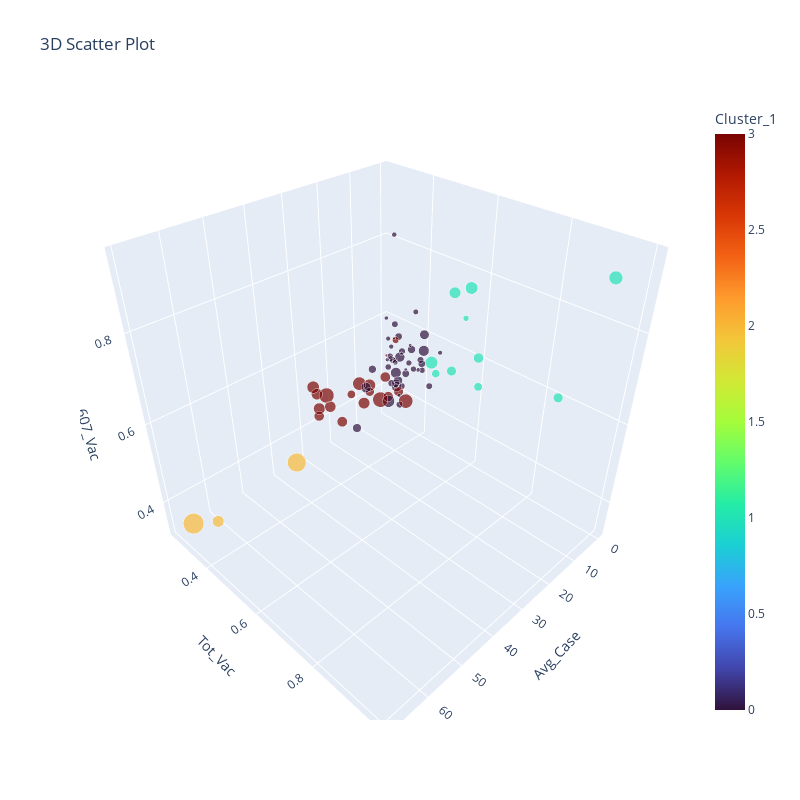

The notebook cell this image was saved under:
### Code cell
# 4 Feature (Avg_Case,Tot_Vac,607_Vac,Avg_PosTest)
fig = px.scatter_3d(X, x="Avg_Case", y="Tot_Vac",z='607_Vac',size='Avg_PosTest',hover_name='Province',color='Cluster_1',title='3D Scatter Plot',color_continuous_scale='Turbo',width=800, height=800)
fig.show()

### Figure 1 — Plotly figure (JSON) as saved in the notebook; plotly's stock layout.template omitted (floating-point values rounded to 4 significant figures)
{"data": [{"hovertemplate": "<b>%{hovertext}</b><br><br>Avg_Case=%{x}<br>Tot_Vac=%{y}<br>607_Vac=%{z}<br>Avg_PosTest=%{marker.size}<br>Cluster_1=%{marker.color}<extra></extra>", "hovertext": ["Amnat Charoen", "Ang Thong", "Bangkok", "Bueng Kan", "Buriram", "Chachoengsao", "Chai Nat", "Chaiyaphum", "Chanthaburi", "Chiang Mai", "Chiang Rai", "Chonburi", "Chumphon", "Kalasin", "Kamphaeng Phet", "Kanchanaburi", "Khon Kaen", "Krabi", "Lampang", "Lamphun", "Loei", "Lopburi", "Mae Hong Son", "Maha Sarakham", "Mukdahan", "Nakhon Nayok", "Nakhon Pathom", "Nakhon Phanom", "Nakhon Ratchasima", "Nakhon Sawan", "Nakhon Si Thammarat", "Nan", "Narathiwat", "Nong Bua Lamphu", "Nong Khai", "Nonthaburi", "Pathum Thani", "Pattani", "Phang Nga", "Phatthalung", "Phayao", "Phetchabun", "Phetchaburi", "Phichit", "Phitsanulok", "Phra Nakhon Si Ayutthaya", "Phrae", "Phuket", "Prachinburi", "Prachuap Khiri Khan", "Ranong", "Ratchaburi", "Rayong", "Roi Et", "Sa Kaeo", "Sakon Nakhon", "Samut Prakan", "Samut Sakhon", "Samut Songkhram", "Saraburi", "Satun", "Sing Buri", "Sisaket", "Songkhla", "Sukhothai", "Suphan Buri", "Surat Thani", "Surin", "Tak", "Trang", "Trat", "Ubon Ratchathani", "Udon Thani", "Uthai Thani", "Uttaradit", "Yala", "Yasothon"], "legendgroup": "", "marker": {"color": [0, 0, 1, 0, 0, 1, 0, 0, 3, 3, 0, 1, 3, 0, 0, 3, 0, 3, 0, 0, 0, 0, 0, 0, 0, 0, 0, 0, 0, 0, 3, 0, 2, 0, 0, 1, 1, 2, 1, 3, 0, 0, 3, 0, 0, 0, 0, 1, 3, 3, 1, 3, 3, 0, 0, 0, 1, 1, 0, 3, 3, 0, 0, 3, 0, 0, 3, 0, 3, 3, 3, 0, 0, 0, 0, 2, 0], "coloraxis": "coloraxis", "size": [0.01328, 0.1338, 0.116, 0.02593, 0.02471, 0.08196, 0.01859, 0.02999, 0.1551, 0.1297, 0.07679, 0.1267, 0.221, 0.07573, 0.06539, 0.1283, 0.1883, 0.008799, 0.0358, 0.02076, 0.1382, 0.09165, 0.09362, 0.02761, 0.04941, 0.05674, 0.1426, 0.01164, 0.1109, 0.06065, 0.159, 0.01526, 0.4416, 0.01886, 0.1203, 0.1133, 0.1937, 0.5397, 0.2, 0.1684, 0.04173, 0.05298, 0.1155, 0.04292, 0.09831, 0.05161, 0.06742, 0.2388, 0.1001, 0.1871, 0.04114, 0.1633, 0.2962, 0.04551, 0.1314, 0.02985, 0.1661, 0.08952, 0.03598, 0.2511, 0.1258, 0.05329, 0.01709, 0.2854, 0.04032, 0.01817, 0.05478, 0.04365, 0.1315, 0.1895, 0.08442, 0.04531, 0.05019, 0.04233, 0.06532, 0.167, 0.05364], "sizemode": "area", "sizeref": 0.001349, "symbol": "circle"}, "mode": "markers", "name": "", "scene": "scene", "showlegend": false, "type": "scatter3d", "x": [0.8647, 6.21, 9.849, 1.142, 1.89, 11.76, 3.965, 2.102, 33.0, 20.54, 1.852, 15.77, 16.71, 5.695, 2.755, 14.19, 8.204, 17.53, 1.816, 3.732, 5.578, 7.007, 12.26, 3.059, 2.237, 9.41, 4.786, 0.138, 4.122, 9.504, 31.73, 1.674, 37.14, 1.336, 7.266, 6.205, 4.275, 69.08, 21.45, 31.86, 3.447, 3.597, 21.93, 4.451, 4.517, 9.508, 1.716, 11.97, 20.7, 28.44, 7.252, 20.51, 24.27, 2.284, 14.28, 0.9849, 13.93, 9.817, 9.243, 13.09, 31.85, 5.657, 1.966, 36.81, 2.106, 5.139, 16.18, 2.77, 27.78, 39.61, 29.44, 3.381, 7.573, 1.239, 2.604, 68.64, 1.227], "y": [0.3463, 0.3658, 0.9064, 0.2769, 0.4831, 0.5616, 0.3608, 0.3198, 0.4099, 0.4737, 0.3772, 0.7248, 0.3301, 0.2595, 0.3355, 0.4162, 0.3534, 0.4464, 0.3895, 0.4231, 0.3552, 0.37, 0.2627, 0.3097, 0.3454, 0.4114, 0.4513, 0.2901, 0.4454, 0.3797, 0.3419, 0.3701, 0.3063, 0.2716, 0.3872, 0.5639, 0.594, 0.3273, 0.6358, 0.3495, 0.402, 0.358, 0.5356, 0.3397, 0.3533, 0.52, 0.355, 1, 0.4172, 0.5038, 0.6089, 0.3916, 0.4959, 0.2971, 0.3292, 0.2972, 0.6281, 0.6829, 0.3909, 0.4712, 0.3469, 0.4489, 0.2822, 0.4464, 0.3705, 0.3646, 0.4643, 0.3052, 0.3888, 0.4353, 0.4491, 0.3013, 0.371, 0.4135, 0.4248, 0.445, 0.2974], "z": [0.486, 0.467, 0.6671, 0.55, 0.5855, 0.5991, 0.5474, 0.4336, 0.545, 0.5929, 0.5572, 0.7114, 0.5053, 0.4744, 0.5811, 0.4924, 0.4284, 0.6251, 0.6593, 0.5251, 0.4996, 0.4815, 0.3269, 0.546, 0.4436, 0.4474, 0.5904, 0.551, 0.6275, 0.4955, 0.5446, 0.5644, 0.3647, 0.6048, 0.5607, 0.5842, 0.7848, 0.3788, 0.6912, 0.5097, 0.5184, 0.5521, 0.5866, 0.5236, 0.4723, 0.5417, 0.4812, 0.9426, 0.5339, 0.6167, 0.7309, 0.4921, 0.5601, 0.5118, 0.4833, 0.8181, 0.8144, 0.6046, 0.5559, 0.4976, 0.4887, 0.5688, 0.4953, 0.6047, 0.5186, 0.4363, 0.664, 0.5096, 0.4725, 0.6319, 0.5767, 0.4871, 0.642, 0.5107, 0.5384, 0.4482, 0.4973]}], "layout": {"coloraxis": {"colorbar": {"title": {"text": "Cluster_1"}}, "colorscale": [[0, "#30123b"], [0.07143, "#4145ab"], [0.1429, "#4675ed"], [0.2143, "#39a2fc"], [0.2857, "#1bcfd4"], [0.3571, "#24eca6"], [0.4286, "#61fc6c"], [0.5, "#a4fc3b"], [0.5714, "#d1e834"], [0.6429, "#f3c63a"], [0.7143, "#fe9b2d"], [0.7857, "#f36315"], [0.8571, "#d93806"], [0.9286, "#b11901"], [1, "#7a0402"]]}, "height": 800, "legend": {"itemsizing": "constant", "tracegroupgap": 0}, "scene": {"domain": {"x": [0, 1], "y": [0, 1]}, "xaxis": {"title": {"text": "Avg_Case"}}, "yaxis": {"title": {"text": "Tot_Vac"}}, "zaxis": {"title": {"text": "607_Vac"}}}, "title": {"text": "3D Scatter Plot"}, "width": 800}}
